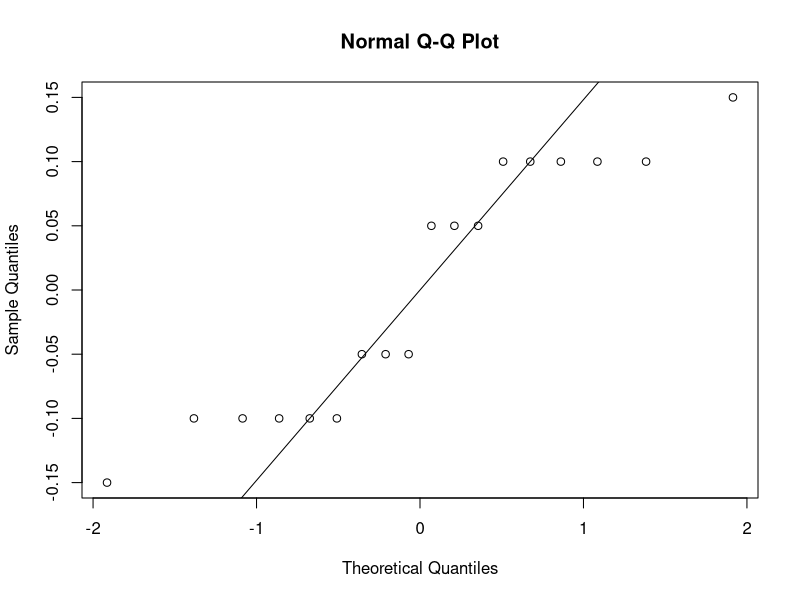
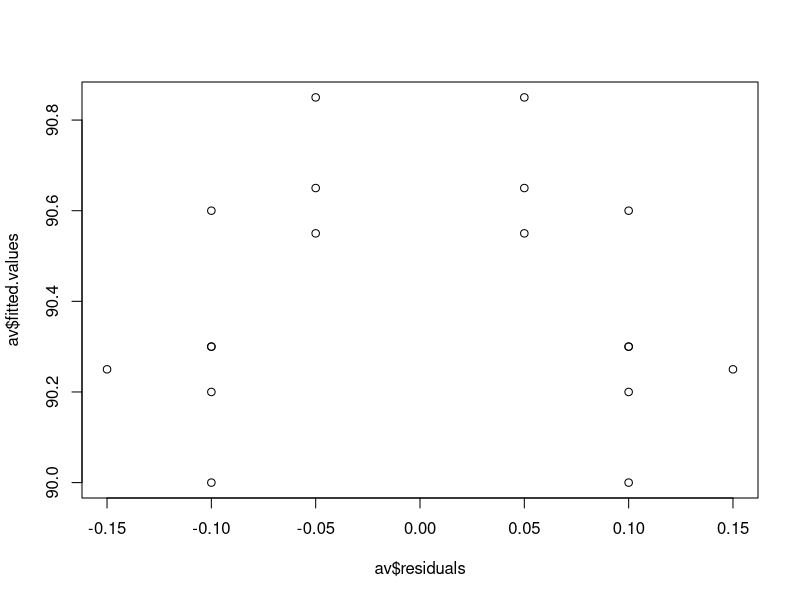
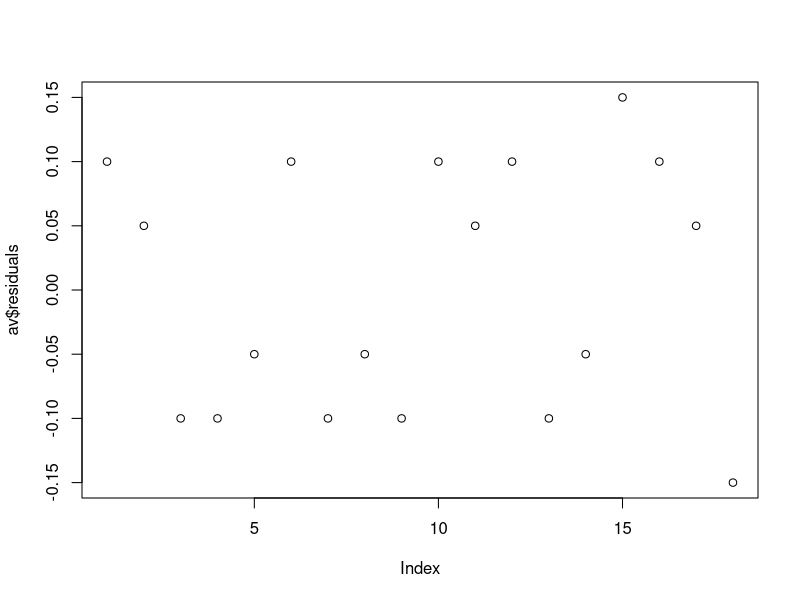
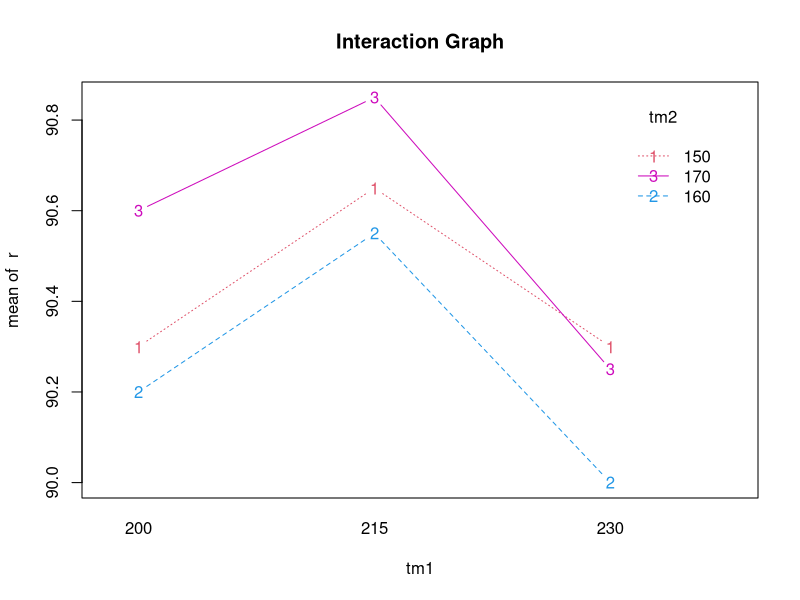
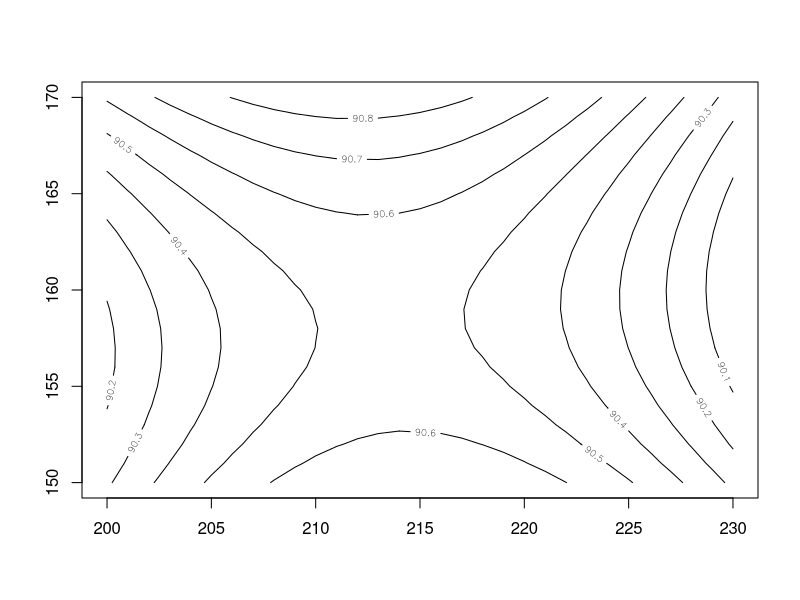
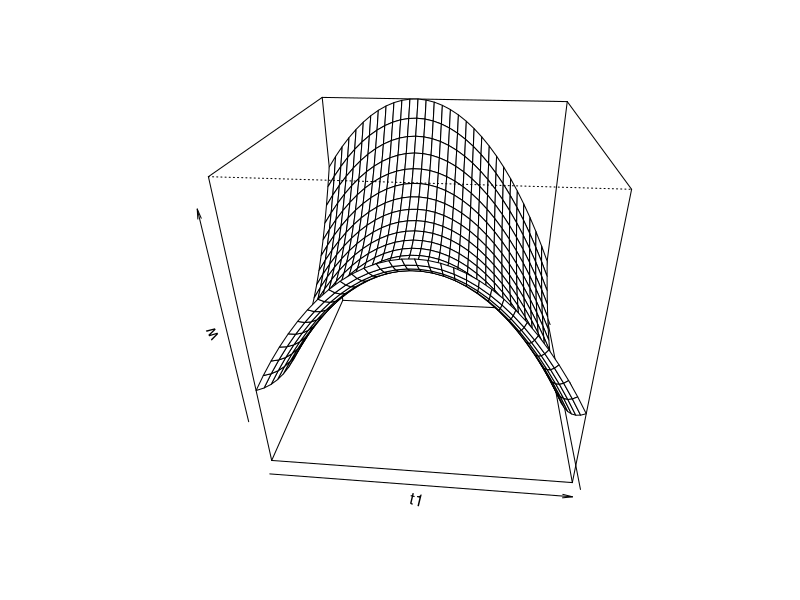

Reproduce these figures in R, in order.
x <- matrix(c(90.4,90.7,90.2,90.2,90.6,90.4,90.1,90.5,89.9,90.3,90.6,90.1,90.5,90.8,90.4,90.7,90.9,90.1),byrow = T,ncol = 3)
r <- c(t(x))
f1 <- c("200","215","230")
f2 <- c("150","160","170")
k1 <- length(f1)
k2 <- length(f2)
n <- 2
tm1 <- gl(k1,1,n*k1*k2,factor(f1)) 
tm2 <- gl(k2,n*k1,n*k1*k2,factor(f2))
av <- aov(r~tm1*tm2)
summary(av)
qqnorm(av$residuals)
qqline(av$residuals)

plot(av$residuals,av$fitted.values)
plot(av$residuals)

interaction.plot(tm1,tm2,r,type = "b",col = c(2,4,6),main = "Interaction Graph")

TukeyHSD(av)

# 5.11
t1 <- c(rep(c(200,215,230),6))
t2 <- c(rep(150,6),rep(160,6),rep(170,6))
t3 <- t1*t1
t4 <- t2*t2
rt <- lm(r~t1+t2+t3+t4+t1:t2)
summary(rt)

model = function(t1,t2){
  48.5462963 + 0.8675926*t1-0.6404167*t2-0.0018148*t1^2+0.0024167*t2^2-0.0005833*t1*t2
}
t1 <- 200:230
t2 <- 150:170
w <- outer(t1,t2,model)
contour(t1,t2,w)
persp(t1,t2,w,theta = 5, phi = 29, ticktype = "simple")
